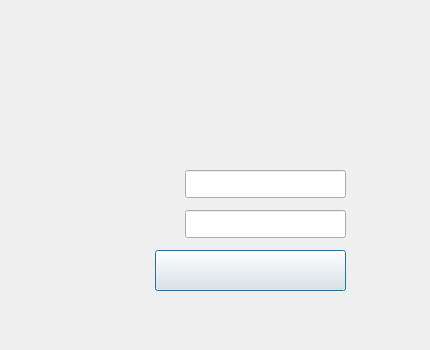
<?xml version="1.0" encoding="UTF-8"?>
<ui version="4.0">
 <class>login</class>
 <widget class="QDialog" name="login">
  <property name="geometry">
   <rect>
    <x>0</x>
    <y>0</y>
    <width>430</width>
    <height>350</height>
   </rect>
  </property>
  <property name="windowTitle">
   <string>Dialog</string>
  </property>
  <property name="styleSheet">
   <string notr="true">background-image: url(:/login1/images/logon1/bg.png);</string>
  </property>
  <widget class="QPushButton" name="loginButton">
   <property name="geometry">
    <rect>
     <x>155</x>
     <y>250</y>
     <width>191</width>
     <height>41</height>
    </rect>
   </property>
   <property name="styleSheet">
    <string notr="true">border-image: url(:/login1/images/logon1/登陆.png);</string>
   </property>
   <property name="text">
    <string/>
   </property>
  </widget>
  <widget class="QLabel" name="userLabel">
   <property name="geometry">
    <rect>
     <x>160</x>
     <y>170</y>
     <width>26</width>
     <height>28</height>
    </rect>
   </property>
   <property name="styleSheet">
    <string notr="true">background-image: url(:/login1/images/logon1/用户名左.png);</string>
   </property>
   <property name="text">
    <string/>
   </property>
  </widget>
  <widget class="QLabel" name="posswordLabel">
   <property name="geometry">
    <rect>
     <x>160</x>
     <y>210</y>
     <width>26</width>
     <height>28</height>
    </rect>
   </property>
   <property name="styleSheet">
    <string notr="true">background-image: url(:/login1/images/logon1/密码左.png);</string>
   </property>
   <property name="lineWidth">
    <number>0</number>
   </property>
   <property name="text">
    <string/>
   </property>
  </widget>
  <widget class="QLineEdit" name="username">
   <property name="geometry">
    <rect>
     <x>185</x>
     <y>170</y>
     <width>161</width>
     <height>28</height>
    </rect>
   </property>
   <property name="styleSheet">
    <string notr="true">border-image: url(:/login1/images/logon1/用户名右.png);</string>
   </property>
   <property name="text">
    <string/>
   </property>
  </widget>
  <widget class="QLineEdit" name="password">
   <property name="geometry">
    <rect>
     <x>185</x>
     <y>210</y>
     <width>161</width>
     <height>28</height>
    </rect>
   </property>
   <property name="styleSheet">
    <string notr="true">border-image: url(:/login1/images/logon1/密码右.png);</string>
   </property>
   <property name="text">
    <string/>
   </property>
  </widget>
  <widget class="QLabel" name="label">
   <property name="geometry">
    <rect>
     <x>90</x>
     <y>180</y>
     <width>51</width>
     <height>51</height>
    </rect>
   </property>
   <property name="styleSheet">
    <string notr="true">background-image: url(:/login1/images/logon1/头像.png);</string>
   </property>
   <property name="text">
    <string/>
   </property>
  </widget>
  <widget class="QLabel" name="label_2">
   <property name="geometry">
    <rect>
     <x>380</x>
     <y>40</y>
     <width>21</width>
     <height>31</height>
    </rect>
   </property>
   <property name="styleSheet">
    <string notr="true">background-image: url(:/login1/images/logon1/设置.png);</string>
   </property>
   <property name="text">
    <string/>
   </property>
  </widget>
 </widget>
 <resources/>
 <connections/>
</ui>
